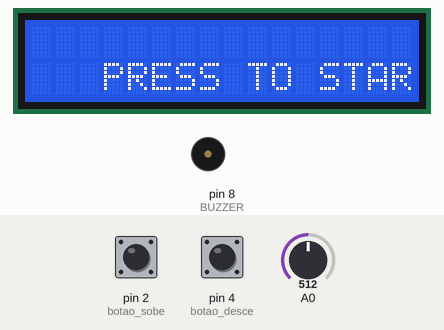
The sketch below on a simulated Arduino Uno, built with avr-gcc and run on an emulated ATmega328P. Parts: 16×2 character LCD, buzzer (waves = sounding). The inputs (shaded band) are chosen by the test bench; at power-on: pin 2 (botao_sobe) HIGH, pin 4 (botao_desce) HIGH, A0 = 512. Random numbers use the default seed unless the sketch sets one.

Above: at 0.9 s.
1.0 s: pin 2 (botao_sobe) pulled LOW for 0.15 s
At 5.1 s:
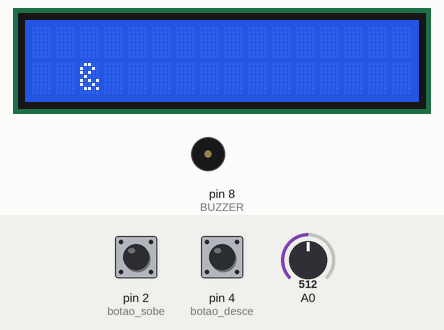
5.6 s: pin 2 (botao_sobe) pulled LOW for 1 s
At 7.93 s:
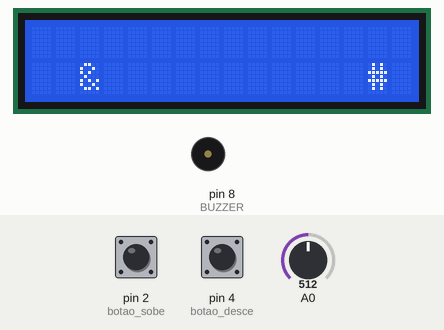
9.4 s: pin 4 (botao_desce) pulled LOW for 0.15 s
11.0 s: pin 2 (botao_sobe) pulled LOW for 0.15 s
At 13.0 s:
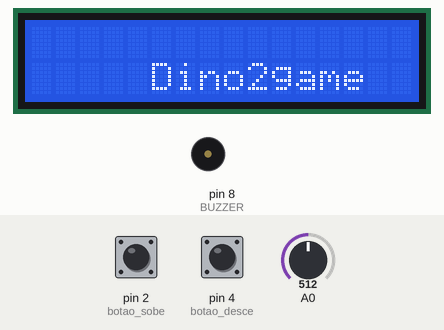
14.1 s: pin 2 (botao_sobe) pulled LOW for 3.2 s
At 17.23 s:
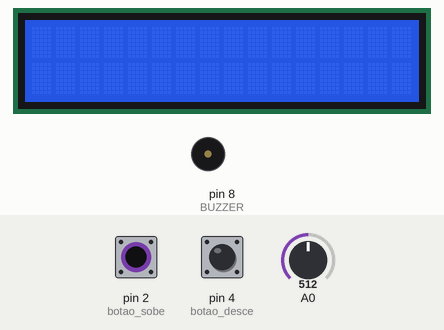
18.8 s: pin 4 (botao_desce) pulled LOW for 1 s
Timing chart, 0 to 21.8 s (numbered marks = the images above; inputs shaded):
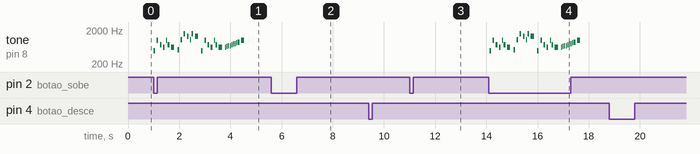

Measured:
- after the input at 1.0 s, tone on pin 8 (BUZZER): plays 494 Hz for 0.06 s, 988 Hz for 0.06 s, 740 Hz for 0.06 s, 622 Hz for 0.06 s, 988 Hz for 0.03 s, 740 Hz for 0.06 s … (31 notes in this stretch), starting at once; the display: first changes at once (image 1 shows a later state)
- after the input at 14.1 s, tone on pin 8 (BUZZER): plays 494 Hz for 0.06 s, 988 Hz for 0.06 s, 740 Hz for 0.06 s, 622 Hz for 0.06 s, 988 Hz for 0.03 s, 740 Hz for 0.06 s … (31 notes in this stretch), starting at once; the display: changes at once (image 4)
- what the display in image 1 shows lasts 0.6 s, from 4.7 s to 5.3 s

The sketch:

DinoGame.ino
```cpp
#define NOTE_B0 31
#define NOTE_C1 33
#define NOTE_CS1 35
#define NOTE_D1 37
#define NOTE_DS1 39
#define NOTE_E1 41
#define NOTE_F1 44
#define NOTE_FS1 46
#define NOTE_G1 49
#define NOTE_GS1 52
#define NOTE_A1 55
#define NOTE_AS1 58
#define NOTE_B1 62
#define NOTE_C2 65
#define NOTE_CS2 69
#define NOTE_D2 73
#define NOTE_DS2 78
#define NOTE_E2 82
#define NOTE_F2 87
#define NOTE_FS2 93
#define NOTE_G2 98
#define NOTE_GS2 104
#define NOTE_A2 110
#define NOTE_AS2 117
#define NOTE_B2 123
#define NOTE_C3 131
#define NOTE_CS3 139
#define NOTE_D3 147
#define NOTE_DS3 156
#define NOTE_E3 165
#define NOTE_F3 175
#define NOTE_FS3 185
#define NOTE_G3 196
#define NOTE_GS3 208
#define NOTE_A3 220
#define NOTE_AS3 233
#define NOTE_B3 247
#define NOTE_C4 262
#define NOTE_CS4 277
#define NOTE_D4 294
#define NOTE_DS4 311
#define NOTE_E4 330
#define NOTE_F4 349
#define NOTE_FS4 370
#define NOTE_G4 392
#define NOTE_GS4 415
#define NOTE_A4 440
#define NOTE_AS4 466
#define NOTE_B4 494
#define NOTE_C5 523
#define NOTE_CS5 554
#define NOTE_D5 587
#define NOTE_DS5 622
#define NOTE_E5 659
#define NOTE_F5 698
#define NOTE_FS5 740
#define NOTE_G5 784
#define NOTE_GS5 831
#define NOTE_A5 880
#define NOTE_AS5 932
#define NOTE_B5 988
#define NOTE_C6 1047
#define NOTE_CS6 1109
#define NOTE_D6 1175
#define NOTE_DS6 1245
#define NOTE_E6 1319
#define NOTE_F6 1397
#define NOTE_FS6 1480
#define NOTE_G6 1568
#define NOTE_GS6 1661
#define NOTE_A6 1760
#define NOTE_AS6 1865
#define NOTE_B6 1976
#define NOTE_C7 2093
#define NOTE_CS7 2217
#define NOTE_D7 2349
#define NOTE_DS7 2489
#define NOTE_E7 2637
#define NOTE_F7 2794
#define NOTE_FS7 2960
#define NOTE_G7 3136
#define NOTE_GS7 3322
#define NOTE_A7 3520
#define NOTE_AS7 3729
#define NOTE_B7 3951
#define NOTE_C8 4186
#define NOTE_CS8 4435
#define NOTE_D8 4699
#define NOTE_DS8 4978
// porta do buzzer
#define BUZZER 8
//biblioteca do LCD
#include <LiquidCrystal_I2C.h>
//portao onde o botaõ foi colocado
#define botao_sobe 2
#define botao_desce 4
// velBotao é oque define a velociade que ele pode trocar de faixa
#define velBotao 300
//lcd(numero do lcd, largura, altura)
LiquidCrystal_I2C lcd(0x27,20,4);
//porta do buzzer
int melody[] = {
  NOTE_B4, NOTE_B5, NOTE_FS5, NOTE_DS5,
  NOTE_B5, NOTE_FS5, NOTE_DS5, NOTE_C5,
  NOTE_C6, NOTE_G6, NOTE_E6, NOTE_C6, NOTE_G6, NOTE_E6,

  NOTE_B4, NOTE_B5, NOTE_FS5, NOTE_DS5, NOTE_B5,
  NOTE_FS5, NOTE_DS5, NOTE_DS5, NOTE_E5, NOTE_F5,
  NOTE_F5, NOTE_FS5, NOTE_G5, NOTE_G5, NOTE_GS5, NOTE_A5, NOTE_B5
};

int durations[] = {
  16, 16, 16, 16,
  32, 16, 8, 16,
  16, 16, 16, 32, 16, 8,

  16, 16, 16, 16, 32,
  16, 8, 32, 32, 32,
  32, 32, 32, 32, 32, 16, 8
};

//variaveis globais
int posDinossauro = 3;
int pontuacao;
int velocidade;
int botaoVirtual = HIGH;
int botaoVirtual2 = HIGH;

void musica() {
  int size = sizeof(durations) / sizeof(int);

  for (int note = 0; note < size; note++) {
    int duration = 1000 / durations[note];
    tone(BUZZER, melody[note], duration);


    int pauseBetweenNotes = duration * 2.00;
    delay(pauseBetweenNotes);

    noTone(BUZZER);
  }

}

void telaInicial() {
  lcd.clear();
  lcd.setCursor(5, 1);
  lcd.print("Dino game");
  lcd.setCursor(3, 2);
  lcd.print("PRESS TO START");
  while (digitalRead(botao_sobe) == HIGH and digitalRead(botao_desce) == HIGH) {
  }

  lcd.clear();
  pontuacao = 0;
  randomSeed(analogRead(A0));
  velocidade = 100;
  musica();
  loop();
}

void bateu() {
    lcd.setCursor(2, posDinossauro);
    lcd.print("X");
    delay(1000);
    lcd.clear();
    lcd.setCursor(5, 1);
    lcd.print("Dino game");
    lcd.setCursor(9, 2);
    lcd.print(pontuacao);

  	while(digitalRead(botao_sobe) == HIGH and digitalRead(botao_desce) == HIGH) {
    }

  	telaInicial();
}


void setup() {
  Serial.begin(9600);
  pinMode(botao_sobe, INPUT_PULLUP);
  pinMode(botao_desce, INPUT_PULLUP);
  pinMode(BUZZER, OUTPUT);
  lcd.begin(16,2);
  lcd.init();
  lcd.backlight();
  telaInicial();
}


//faz todo o codigo do jogo desde posição do dino a obstaculo
void loop() {

  int posObstaculo = 20;
  int posAltObstaculo = random(0, 4);
  int posAltObstaculo2 = posAltObstaculo;
  int posAltObstaculo3 = posAltObstaculo;

  if(pontuacao >= 10) posAltObstaculo2 = random(0,4);
  if(pontuacao >= 20) posAltObstaculo3 = random(0,4);

  int posicaoAnterior = posDinossauro;

  while(posObstaculo >= -1) {

    //desenha o obstaculo e o dinosauro
    lcd.setCursor(posObstaculo, posAltObstaculo);
    lcd.print("#");
    lcd.setCursor(posObstaculo, posAltObstaculo2);
    lcd.print("#");
    lcd.setCursor(posObstaculo, posAltObstaculo3);
    lcd.print("#");
    lcd.setCursor(2, posDinossauro);
    lcd.print("&");
    lcd.setCursor(17, 0);
    lcd.print(pontuacao);


    delay(velocidade);

    lcd.setCursor(posObstaculo, posAltObstaculo);
    lcd.print(" ");
    lcd.setCursor(posObstaculo, posAltObstaculo2);
    lcd.print(" ");
    lcd.setCursor(posObstaculo, posAltObstaculo3);
    lcd.print(" ");


    posObstaculo--;


   //faz a verificação do dino (troca da faixa e apagar a posição)
    if (digitalRead(botao_sobe) == LOW && botaoVirtual == HIGH) {
      if(posDinossauro>0) {
        posDinossauro--;
      }

      botaoVirtual = LOW;
    }

    if (digitalRead(botao_desce) == LOW && botaoVirtual2 == HIGH) {
      if(posDinossauro<3) {
        posDinossauro++;
      }

      botaoVirtual2 = LOW;
    }

    if (digitalRead(botao_sobe) == HIGH && botaoVirtual == LOW) {

      botaoVirtual = HIGH;
    }

    if (digitalRead(botao_desce) == HIGH && botaoVirtual2 == LOW) {

      botaoVirtual2 = HIGH;
    }

    if (posicaoAnterior != posDinossauro) {
      lcd.setCursor(2, posicaoAnterior);
      lcd.print(" ");
      posicaoAnterior = posDinossauro;
    }


    //funcao que verifica se bateu
    if(posObstaculo == 2 && posAltObstaculo == posDinossauro or posObstaculo == 2 && posAltObstaculo2 == posDinossauro or posObstaculo == 2 && posAltObstaculo3 == posDinossauro) {
      bateu();
    }


  }

  pontuacao++;
  if(velocidade>15) {
    velocidade -= 1;
  }
}
```
